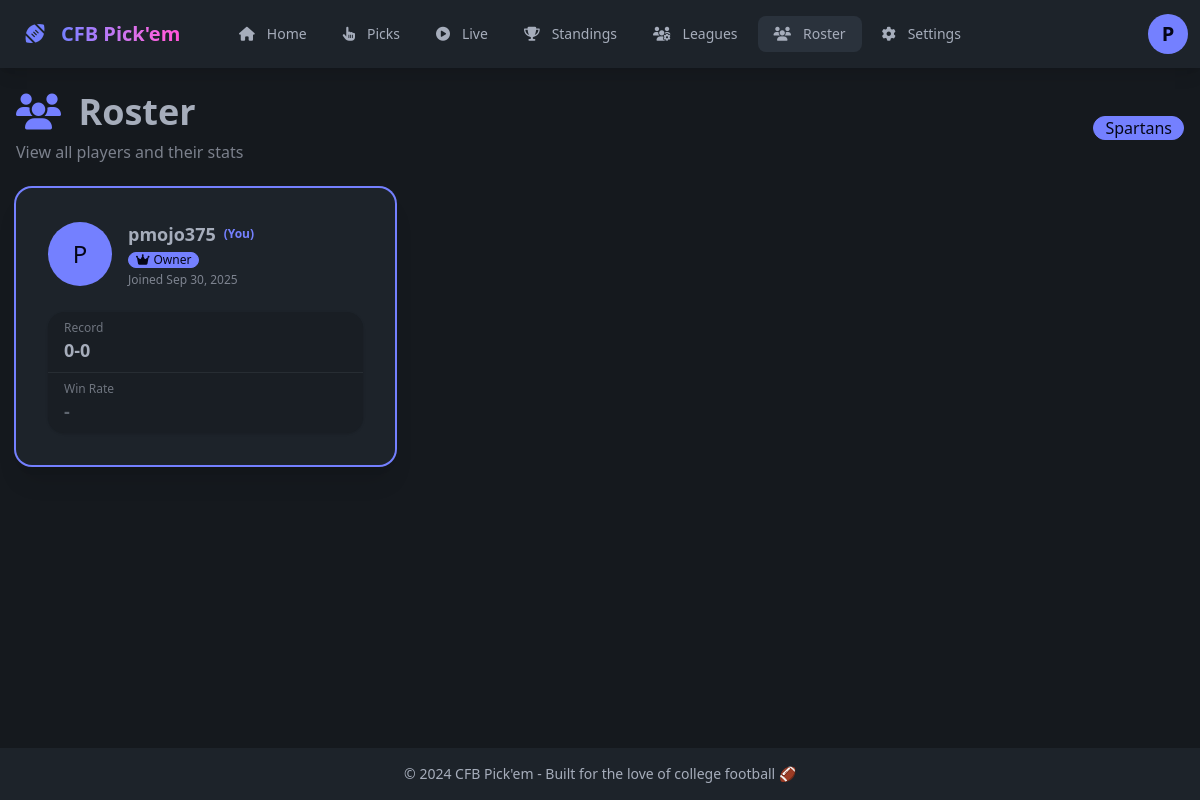
The page /roster/ (signed in) on the database its author committed.
### cfb/models.py (models this page shows, shortened)
class League(models.Model):
    name = models.CharField(max_length=100, unique=True)
    description = models.TextField(blank=True)
    created_by = models.ForeignKey(settings.AUTH_USER_MODEL, on_delete=models.CASCADE, related_name="created_leagues")
    created_at = models.DateTimeField(auto_now_add=True)
    is_active = models.BooleanField(default=True)
    class Meta:
        ordering = ["-created_at"]

class LeagueMembership(models.Model):
    ROLE_CHOICES = [
        ("owner", "Owner"),
        ("admin", "Admin"),
        ("member", "Member"),
    ]
    league = models.ForeignKey(League, on_delete=models.CASCADE, related_name="memberships")
    user = models.ForeignKey(settings.AUTH_USER_MODEL, on_delete=models.CASCADE, related_name="league_memberships")
    role = models.CharField(max_length=10, choices=ROLE_CHOICES, default="member")
    joined_at = models.DateTimeField(auto_now_add=True)
    class Meta:
        unique_together = ("league", "user")
        ordering = ["-joined_at"]

### cfb/views.py (the view)
# urls.py: path('roster/', views.roster_view, name='roster'),
@login_required
def roster_view(request):
    user_leagues = League.objects.filter(memberships__user=request.user).distinct()
    league_id = request.GET.get('league_id')
    if league_id:
        league = League.objects.filter(pk=league_id, memberships__user=request.user).first()
    else:
        membership = LeagueMembership.objects.filter(user=request.user).first()
        league = membership.league if membership else None
    context = {
        'current_league': league,
        'user_leagues': user_leagues,
        'roster': [],
    }
    if league:
        from django.db.models import Count, Q
        from django.contrib.auth import get_user_model
        User = get_user_model()
        memberships = LeagueMembership.objects.filter(league=league).select_related('user').order_by('-role', 'joined_at')
        roster = []
        for membership in memberships:
            picks = Pick.objects.filter(user=membership.user, league=league, is_correct__isnull=False)
            total = picks.count()
            wins = picks.filter(is_correct=True).count()
            losses = total - wins
            win_pct = round((wins / total * 100) if total > 0 else 0, 1)
            roster.append({
                'membership': membership,
                'user': membership.user,
                'role': membership.role,
                'joined_at': membership.joined_at,
                'wins': wins,
                'losses': losses,
                'total': total,
                'win_pct': win_pct,
            })
        context['roster'] = roster
    return render(request, "cfb/roster.html", context)

### cfb/templates/cfb/roster.html (shortened to what this page needs)
{% extends 'cfb/base.html' %}
{% block content %}
<div class="mb-6">
    <div class="flex flex-col md:flex-row justify-between items-start md:items-center gap-4">
        <div>
            <h1 class="text-4xl font-bold mb-2">
                <i class="fas fa-users text-primary mr-2"></i>
                Roster
            </h1>
            <p class="text-base-content/70">View all players and their stats</p>
        </div>
        {% if current_league %}
            {% if user_leagues.count > 1 %}
            <div class="form-control w-full md:w-auto">
                <select class="select select-bordered select-primary" onchange="window.location.href='/roster/?league_id=' + this.value">
                    {% for league in user_leagues %}
                    <option value="{{ league.id }}" {% if league.id == current_league.id %}selected{% endif %}>
                        {{ league.name }}
                    </option>
                    {% endfor %}
                </select>
            </div>
            {% else %}
            <div class="badge badge-primary badge-lg">{{ current_league.name }}</div>
            {% endif %}
        {% endif %}
    </div>
</div>
{% if current_league and roster %}
<div class="grid grid-cols-1 md:grid-cols-2 lg:grid-cols-3 gap-4">
    {% for player in roster %}
    <div class="card bg-base-100 shadow-xl hover:shadow-2xl transition-shadow {% if player.user == request.user %}ring-2 ring-primary{% endif %}">
        <div class="card-body">
            <div class="flex items-center gap-4 mb-4">
                <div class="avatar placeholder">
                    <div class="bg-primary text-primary-content rounded-full w-16">
                        <span class="text-2xl">{{ player.user.username|slice:":1"|upper }}</span>
                    </div>
                </div>
                <div class="flex-1">
                    <h3 class="card-title text-lg">
                        {{ player.user.username }}
                        {% if player.user == request.user %}
                        <span class="text-xs text-primary">(You)</span>
                        {% endif %}
                    </h3>
                    <div class="flex gap-2 items-center mt-1">
                        {% if player.role == "owner" %}
                        <div class="badge badge-primary badge-sm gap-1">
                            <i class="fas fa-crown text-xs"></i>Owner
                        </div>
                        {% elif player.role == "admin" %}
                        <div class="badge badge-secondary badge-sm gap-1">
                            <i class="fas fa-user-shield text-xs"></i>Admin
                        </div>
                        {% else %}
                        <div class="badge badge-ghost badge-sm">Member</div>
                        {% endif %}
                    </div>
                    <p class="text-xs text-base-content/70 mt-1">Joined {{ player.joined_at|date:"M d, Y" }}</p>
                </div>
            </div>
            <div class="stats stats-vertical bg-base-200 shadow">
                <div class="stat py-2 px-4">
                    <div class="stat-title text-xs">Record</div>
                    <div class="stat-value text-lg">{{ player.wins }}-{{ player.losses }}</div>
                </div>
                <div class="stat py-2 px-4">
                    <div class="stat-title text-xs">Win Rate</div>
                    {% if player.total > 0 %}
                    <div class="stat-value text-lg {% if player.win_pct >= 60 %}text-success{% elif player.win_pct >= 40 %}text-warning{% else %}text-error{% endif %}">
                        {{ player.win_pct }}%
                    </div>
                    {% else %}
                    <div class="stat-value text-lg text-base-content/50">-</div>
                    {% endif %}
                </div>
            </div>
        </div>
    </div>
    {% endfor %}
</div>
{% endif %}
{% endblock %}

### cfb/templates/cfb/base.html (shortened to what this page needs)
<!DOCTYPE html>
<html lang="en" data-theme="dark">
<head>
    <link href="https://cdn.jsdelivr.net/npm/daisyui@4.4.19/dist/full.min.css" rel="stylesheet" type="text/css" />
    <script src="https://cdn.tailwindcss.com"></script>
    <link rel="stylesheet" href="https://cdnjs.cloudflare.com/ajax/libs/font-awesome/6.5.1/css/all.min.css">
</head>
<body class="bg-base-300">
    <div class="navbar bg-base-100 shadow-lg sticky top-0 z-50 hidden md:flex">
        <div class="navbar-start">
            <a href="/" class="btn btn-ghost text-xl">
                <i class="fas fa-football text-primary"></i>
                <span class="ml-2 bg-gradient-to-r from-primary to-secondary bg-clip-text text-transparent font-bold">CFB Pick'em</span>
            </a>
        </div>
        <div class="navbar-center hidden lg:flex">
            <ul class="menu menu-horizontal px-1 gap-1">
                <li><a href="/" class="{% if request.path == '/' %}active{% endif %}"><i class="fas fa-home mr-1"></i> Home</a></li>
                <li><a href="/picks/" class="{% if request.path == '/picks/' %}active{% endif %}"><i class="fas fa-hand-pointer mr-1"></i> Picks</a></li>
                <li><a href="/live/" class="{% if request.path == '/live/' %}active{% endif %}"><i class="fas fa-play-circle mr-1"></i> Live</a></li>
                <li><a href="/standings/" class="{% if request.path == '/standings/' %}active{% endif %}"><i class="fas fa-trophy mr-1"></i> Standings</a></li>
                <li><a href="/leagues/" class="{% if '/leagues/' in request.path %}active{% endif %}"><i class="fas fa-users-cog mr-1"></i> Leagues</a></li>
                <li><a href="/roster/" class="{% if request.path == '/roster/' %}active{% endif %}"><i class="fas fa-users mr-1"></i> Roster</a></li>
                {% if request.user.is_staff %}
                <li><a href="/settings/" class="{% if request.path == '/settings/' %}active{% endif %}"><i class="fas fa-cog mr-1"></i> Settings</a></li>
                {% endif %}
            </ul>
        </div>
        <div class="navbar-end">
            {% if request.user.is_authenticated %}
                <div class="dropdown dropdown-end">
                    <div tabindex="0" role="button" class="btn btn-ghost btn-circle avatar placeholder">
                        <div class="bg-primary text-primary-content rounded-full w-10">
                            <span class="text-xl">{{ request.user.username|slice:":1"|upper }}</span>
                        </div>
                    </div>
                </div>
            {% else %}
                <a href="/login/" class="btn btn-primary btn-sm">
                    <i class="fas fa-sign-in-alt mr-1"></i> Login
                </a>
            {% endif %}
        </div>
    </div>
    <div class="main-content">
        <main class="container mx-auto px-4 py-6 max-w-7xl pb-6">
            {% block content %}{% endblock %}
        </main>
    </div>
    <footer class="footer footer-center p-4 bg-base-100 text-base-content mt-auto hidden md:block">
        <aside>
            <p>© 2024 CFB Pick'em - Built for the love of college football 🏈</p>
        </aside>
    </footer>
</body>
</html>

### cfb/templates/cfb/base.html (style rules this page uses)
* { transition: background-color 0.2s ease; }
html { height: 100%; }
body { min-height: 100%; display: flex; flex-direction: column; }
.main-content { flex: 1 0 auto; }
footer { flex-shrink: 0; }

### rows shown on the page
League: name "Spartans"
LeagueMembership: user.username "P", user.username "pmojo375", role "owner" (drawn), joined_at "Sep 30, 2025", wins "0", losses "0"

### other values the page prints
{{ request.user.username|slice:":1"|upper }} "P"
